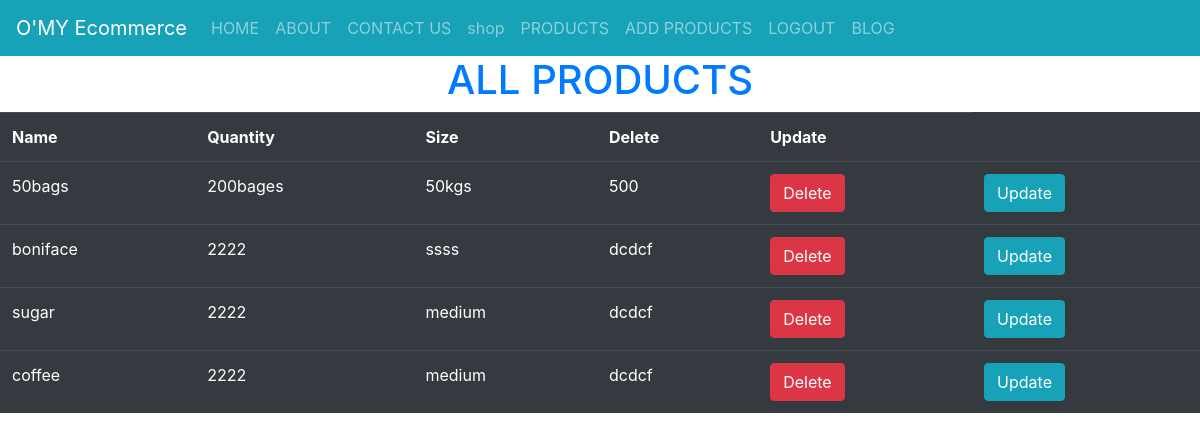
The app's page /products/ (signed in), older data.
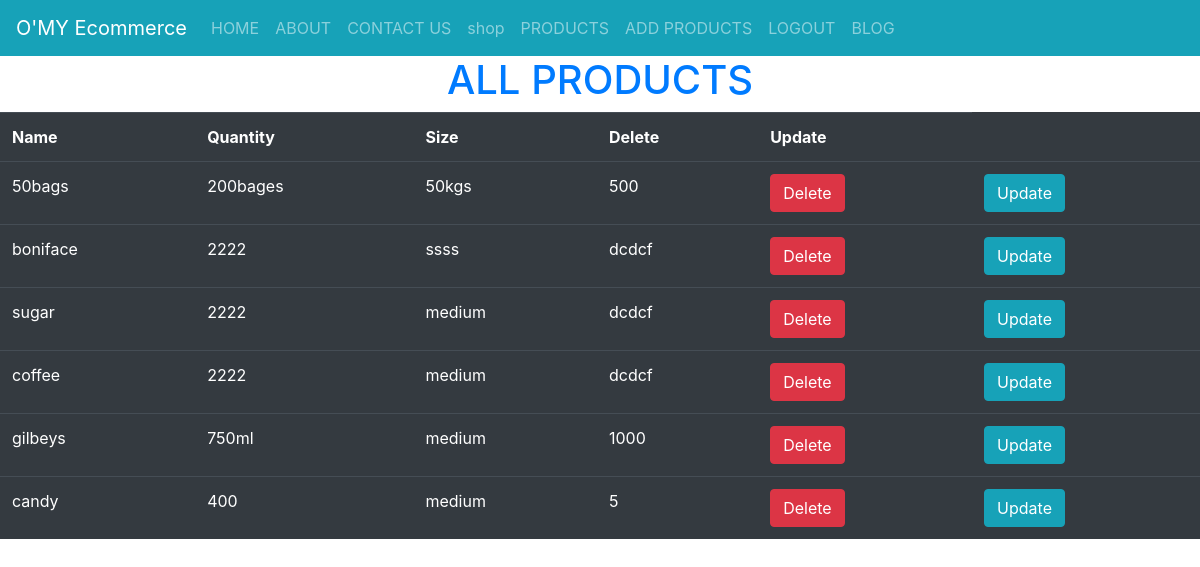
The same page, newer data.
### morningDjangoHtmlFormsprojects/models.py (models this page shows)
class Products(models.Model):
    name = models.CharField(max_length=30, blank=False, null=False)
    qtty = models.CharField(max_length=30, blank=False, null=False)
    size = models.CharField(max_length=20, blank=False, null=False)
    price = models.CharField(max_length=20, blank=False, null=False)

### morningDjangoHtmlFormsprojects/views.py (the view)
# urls.py: path('products/', user_views.products, name='all-products'),
@login_required()
def products(request):
    all_products = Products.objects.all()
    context = {"all_products": all_products}
    return render(request, 'products.html', context)

### templates/products.html
{% extends 'master.html' %}
{% load static %}
{% block content %}
<div>
<h1 class="text-primary text-center">ALL PRODUCTS</h1>
<table class="table table-dark table-hover">
    <tr>
        <th>Name</th>
        <th>Quantity</th>
        <th>Size</th>
        <th>Delete</th>
        <th>Update</th>
    </tr>
    {% for product in  all_products %}
        <tr>
            <td>{{ product.name }}</td>
            <td>{{ product.qtty }}</td>
            <td>{{ product.size }}</td>
            <td>{{ product.price }}</td>
            <td><a  class="btn btn-danger" href="/delete-product/{{ product.id }}">Delete</a></td>
           <td><a class=" btn btn-info" href="/update-product/{{ product.id }}">Update</a></td>
        </tr>
    {% endfor %}
</table>
</div>
{% endblock %}

Row changes from the older to the newer data that the page shows:
added Products: name "gilbeys", qtty "750ml", size "medium", price "1000"
added Products: name "candy", qtty "400", size "medium", price "5"
